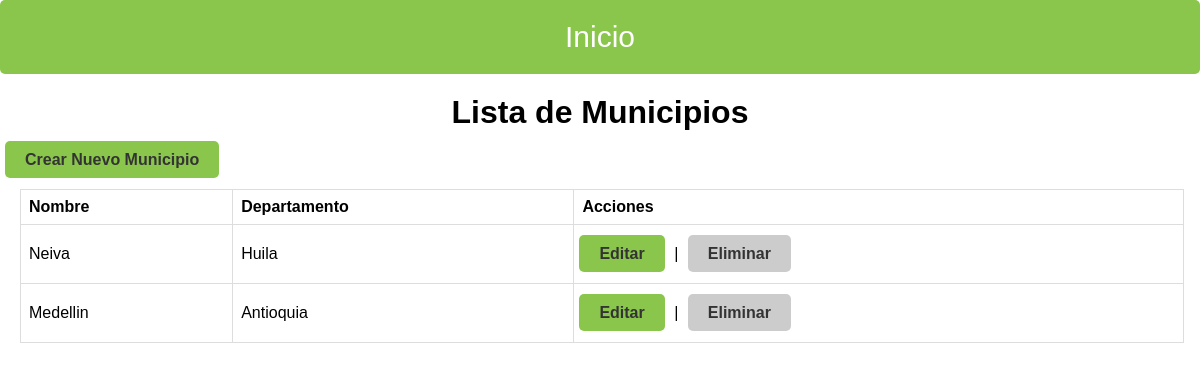
Screenshot of /municipios/ with the database file from the repository.
### clinica/models.py (models this page shows, shortened)
class Municipio(models.Model):
    DEPARTAMENTO_CHOICES = (
        ('Huila', 'huila'),
        ('Antioquia', 'antioquia'),
        ('Cundinamarca', 'cundinamarca'),
        ('Santander', 'santander'),
    )
    nombre = models.CharField(max_length=100)
    departamento = models.CharField(max_length=100, choices=DEPARTAMENTO_CHOICES, default='huila')

### clinica/views.py (the view)
# urls.py: path('municipios/', views.municipio_list, name='municipio_list'),
def municipio_list(request):
    municipios = Municipio.objects.all()
    return render(request, 'clinica/municipio_list.html', {'municipios': municipios})

### clinica/templates/clinica/municipio_list.html (shortened to what this page needs)
{% extends "clinica/base.html" %}
{% block content %}
    <h1>Lista de Municipios</h1>
    <a href="{% url 'municipio_crear' %}" class="button">Crear Nuevo Municipio</a>
    <table>
        <thead>
            <tr>
                <th>Nombre</th>
                <th>Departamento</th>
                <th>Acciones</th>
            </tr>
        </thead>
        <tbody>
            {% if municipios %}
                {% for municipio in municipios %}
                    <tr>
                        <td>{{ municipio.nombre }}</td>
                        <td>{{ municipio.departamento }}</td>
                        <td class="acciones">
                            <a href="{% url 'municipio_editar' municipio.id %}" class="button">Editar</a> |
                            <a href="{% url 'municipio_eliminar' municipio.id %}" class="button_cancelar">Eliminar</a>
                        </td>
                    </tr>
                {% endfor %}
            {% else %}
                <tr>
                    <td colspan="3">No hay municipios disponibles.</td>
                </tr>
            {% endif %}
        </tbody>
    </table>
{% endblock %}

### clinica/templates/clinica/base.html (style rules this page uses)
* { box-sizing: border-box; margin: 0; padding: 0; font-family: Arial, sans-serif; }
h1 { text-align: center; margin: 20px 0; }
table { width: 97%; border-collapse: collapse; margin: 20px 20px; text-align: center; }
th, td { border: 1px solid #ddd; padding: 8px; text-align: left; }
.button { text-decoration: none; color: #333; font-weight: bold; padding: 10px 20px; background-color: #8ac64b; !important; border-radius: 5px; margin: 5px; cursor: pointer; }
.button_cancelar { text-decoration: none; color: #333; font-weight: bold; padding: 10px 20px; background-color: #ccc; !important; border-radius: 5px; margin: 5px; text-align: center; cursor: pointer; }
.acciones { padding: 20px 0; }

### rows the page displays
Municipio: nombre "Neiva", departamento "Huila"
Municipio: nombre "Medellin", departamento "Antioquia"
